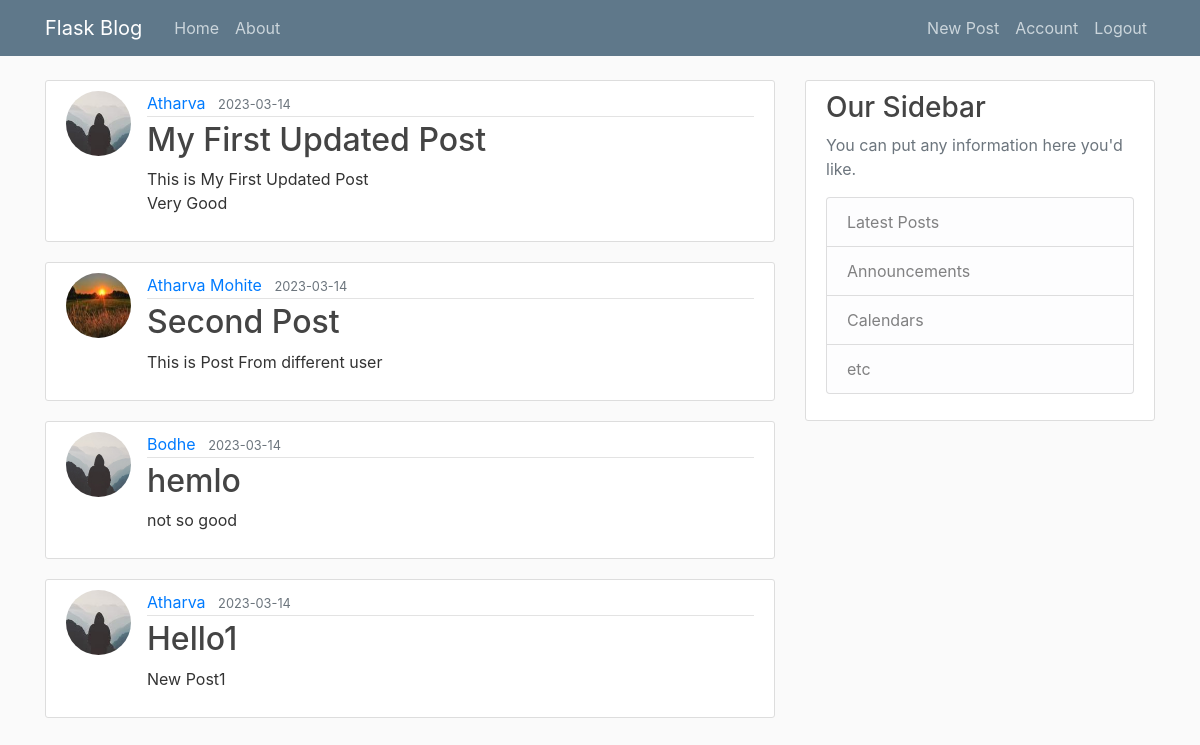
Screenshot of /home (signed in) with the database file from the repository.
### flaskblog/models.py (models this page shows, shortened)
class Post(db.Model):
    id = db.Column(db.Integer,primary_key = True)
    title = db.Column(db.String(100),nullable = False)
    date_posted = db.Column(db.DateTime , nullable = False , default = datetime.utcnow)
    content = db.Column(db.Text , nullable = False)
    user_id = db.Column(db.Integer, db.ForeignKey('user.id') , nullable = False)

class User(db.Model, UserMixin):
    id = db.Column(db.Integer,primary_key = True)
    username = db.Column(db.String(20) , unique = True , nullable = False)
    email = db.Column(db.String(120) , unique = True , nullable = False)
    image_file = db.Column(db.String(20) , nullable = False , default = 'default.jpg')
    password = db.Column(db.String(60) , nullable = False)
    posts = db.relationship('Post',backref = 'author' , lazy = True)

### flaskblog/routes.py (the view)
@app.route("/")
@app.route("/home")
def home():
    posts = Post.query.all()
    return render_template("home.html" , posts = posts)

### flaskblog/models.py (called while the page is built)
@login_manager.user_loader
def load_user(user_id):
    return User.query.get(int(user_id))

### flaskblog/templates/home.html
{% extends "layout.html" %}
{% block content %}
    {% for post in posts %}
    <article class="media content-section">
        <img class = "rounded-circle article-img" src="{{url_for('static',filename = 'profile_pics/' + post.author.image_file)}}">
        <div class="media-body">
          <div class="article-metadata">
            <a class="mr-2" href="#">{{ post.author.username }}</a>
            <small class="text-muted">{{ post.date_posted.strftime('%Y-%m-%d') }}</small>
          </div>
          <h2><a class="article-title" href="{{ url_for('post', post_id = post.id) }}">{{ post.title }}</a></h2>
          <p class="article-content">{{ post.content }}</p>
        </div>
    </article>
    {% endfor %}
{% endblock content %}

### flaskblog/static/main.css (style rules this page uses)
body { background: #fafafa; color: #333333; margin-top: 5rem; }
h1, h2, h3, h4, h5, h6 { color: #444444; }
.content-section { background: #ffffff; padding: 10px 20px; border: 1px solid #dddddd; border-radius: 3px; margin-bottom: 20px; }
.article-title { color: #444444; }
.article-content { white-space: pre-line; }
.article-img { height: 65px; width: 65px; margin-right: 16px; }
.article-metadata { padding-bottom: 1px; margin-bottom: 4px; border-bottom: 1px solid #e3e3e3 }

### rows the page displays
Post: author.username "Atharva", date_posted "2023-03-14", title "My First Updated Post", content "This is My First Updated Post Very Good"
Post: shows a picture, author.username "Atharva Mohite", date_posted "2023-03-14", title "Second Post", content "This is Post From different user"
Post: shows a picture, author.username "Bodhe", date_posted "2023-03-14", title "hemlo", content "not so good"
Post: author.username "Atharva", date_posted "2023-03-14", title "Hello1", content "New Post1"
